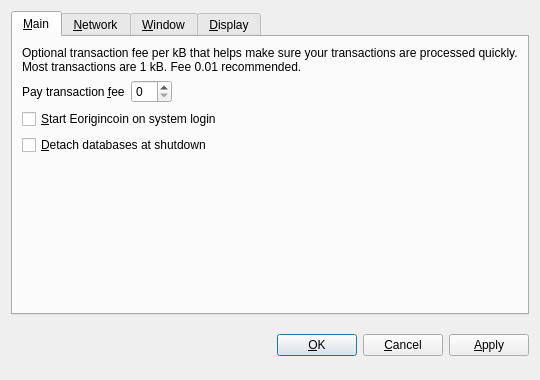
<?xml version="1.0" encoding="UTF-8"?>
<ui version="4.0">
 <class>OptionsDialog</class>
 <widget class="QDialog" name="OptionsDialog">
  <property name="geometry">
   <rect>
    <x>0</x>
    <y>0</y>
    <width>540</width>
    <height>380</height>
   </rect>
  </property>
  <property name="windowTitle">
   <string>Options</string>
  </property>
  <property name="modal">
   <bool>true</bool>
  </property>
  <layout class="QVBoxLayout" name="verticalLayout">
   <item>
    <widget class="QTabWidget" name="tabWidget">
     <property name="tabPosition">
      <enum>QTabWidget::North</enum>
     </property>
     <property name="currentIndex">
      <number>0</number>
     </property>
     <widget class="QWidget" name="tabMain">
      <attribute name="title">
       <string>&amp;Main</string>
      </attribute>
      <layout class="QVBoxLayout" name="verticalLayout_Main">
       <item>
        <widget class="QLabel" name="transactionFeeInfoLabel">
         <property name="text">
          <string>Optional transaction fee per kB that helps make sure your transactions are processed quickly. Most transactions are 1 kB. Fee 0.01 recommended.</string>
         </property>
         <property name="textFormat">
          <enum>Qt::PlainText</enum>
         </property>
         <property name="wordWrap">
          <bool>true</bool>
         </property>
        </widget>
       </item>
       <item>
        <layout class="QHBoxLayout" name="horizontalLayout_Main">
         <item>
          <widget class="QLabel" name="transactionFeeLabel">
           <property name="text">
            <string>Pay transaction &amp;fee</string>
           </property>
           <property name="textFormat">
            <enum>Qt::PlainText</enum>
           </property>
           <property name="buddy">
            <cstring>transactionFee</cstring>
           </property>
          </widget>
         </item>
         <item>
          <widget class="BitcoinAmountField" name="transactionFee"/>
         </item>
         <item>
          <spacer name="horizontalSpacer_Main">
           <property name="orientation">
            <enum>Qt::Horizontal</enum>
           </property>
           <property name="sizeHint" stdset="0">
            <size>
             <width>40</width>
             <height>20</height>
            </size>
           </property>
          </spacer>
         </item>
        </layout>
       </item>
       <item>
        <widget class="QCheckBox" name="bitcoinAtStartup">
         <property name="toolTip">
          <string>Automatically start Eorigincoin after logging in to the system.</string>
         </property>
         <property name="text">
          <string>&amp;Start Eorigincoin on system login</string>
         </property>
        </widget>
       </item>
       <item>
        <widget class="QCheckBox" name="detachDatabases">
         <property name="toolTip">
          <string>Detach block and address databases at shutdown. This means they can be moved to another data directory, but it slows down shutdown. The wallet is always detached.</string>
         </property>
         <property name="text">
          <string>&amp;Detach databases at shutdown</string>
         </property>
        </widget>
       </item>
       <item>
        <spacer name="verticalSpacer_Main">
         <property name="orientation">
          <enum>Qt::Vertical</enum>
         </property>
         <property name="sizeHint" stdset="0">
          <size>
           <width>20</width>
           <height>40</height>
          </size>
         </property>
        </spacer>
       </item>
      </layout>
     </widget>
     <widget class="QWidget" name="tabNetwork">
      <attribute name="title">
       <string>&amp;Network</string>
      </attribute>
      <layout class="QVBoxLayout" name="verticalLayout_Network">
       <item>
        <widget class="QCheckBox" name="mapPortUpnp">
         <property name="toolTip">
          <string>Automatically open the Eorigincoin client port on the router. This only works when your router supports UPnP and it is enabled.</string>
         </property>
         <property name="text">
          <string>Map port using &amp;UPnP</string>
         </property>
        </widget>
       </item>
       <item>
        <widget class="QCheckBox" name="connectSocks">
         <property name="toolTip">
          <string>Connect to the Eorigincoin network through a SOCKS proxy (e.g. when connecting through Tor).</string>
         </property>
         <property name="text">
          <string>&amp;Connect through SOCKS proxy:</string>
         </property>
        </widget>
       </item>
       <item>
        <layout class="QHBoxLayout" name="horizontalLayout_Network">
         <item>
          <widget class="QLabel" name="proxyIpLabel">
           <property name="text">
            <string>Proxy &amp;IP:</string>
           </property>
           <property name="textFormat">
            <enum>Qt::PlainText</enum>
           </property>
           <property name="buddy">
            <cstring>proxyIp</cstring>
           </property>
          </widget>
         </item>
         <item>
          <widget class="QValidatedLineEdit" name="proxyIp">
           <property name="maximumSize">
            <size>
             <width>140</width>
             <height>16777215</height>
            </size>
           </property>
           <property name="toolTip">
            <string>IP address of the proxy (e.g. 127.0.0.1)</string>
           </property>
          </widget>
         </item>
         <item>
          <widget class="QLabel" name="proxyPortLabel">
           <property name="text">
            <string>&amp;Port:</string>
           </property>
           <property name="textFormat">
            <enum>Qt::PlainText</enum>
           </property>
           <property name="buddy">
            <cstring>proxyPort</cstring>
           </property>
          </widget>
         </item>
         <item>
          <widget class="QLineEdit" name="proxyPort">
           <property name="maximumSize">
            <size>
             <width>55</width>
             <height>16777215</height>
            </size>
           </property>
           <property name="toolTip">
            <string>Port of the proxy (e.g. 9050)</string>
           </property>
          </widget>
         </item>
         <item>
          <widget class="QLabel" name="socksVersionLabel">
           <property name="text">
            <string>SOCKS &amp;Version:</string>
           </property>
           <property name="textFormat">
            <enum>Qt::PlainText</enum>
           </property>
           <property name="buddy">
            <cstring>socksVersion</cstring>
           </property>
          </widget>
         </item>
         <item>
          <widget class="QValueComboBox" name="socksVersion">
           <property name="toolTip">
            <string>SOCKS version of the proxy (e.g. 5)</string>
           </property>
          </widget>
         </item>
         <item>
          <spacer name="horizontalSpacer_Network">
           <property name="orientation">
            <enum>Qt::Horizontal</enum>
           </property>
           <property name="sizeHint" stdset="0">
            <size>
             <width>40</width>
             <height>20</height>
            </size>
           </property>
          </spacer>
         </item>
        </layout>
       </item>
       <item>
        <spacer name="verticalSpacer_Network">
         <property name="orientation">
          <enum>Qt::Vertical</enum>
         </property>
         <property name="sizeHint" stdset="0">
          <size>
           <width>20</width>
           <height>40</height>
          </size>
         </property>
        </spacer>
       </item>
      </layout>
     </widget>
     <widget class="QWidget" name="tabWindow">
      <attribute name="title">
       <string>&amp;Window</string>
      </attribute>
      <layout class="QVBoxLayout" name="verticalLayout_Window">
       <item>
        <widget class="QCheckBox" name="minimizeToTray">
         <property name="toolTip">
          <string>Show only a tray icon after minimizing the window.</string>
         </property>
         <property name="text">
          <string>&amp;Minimize to the tray instead of the taskbar</string>
         </property>
        </widget>
       </item>
       <item>
        <widget class="QCheckBox" name="minimizeOnClose">
         <property name="toolTip">
          <string>Minimize instead of exit the application when the window is closed. When this option is enabled, the application will be closed only after selecting Quit in the menu.</string>
         </property>
         <property name="text">
          <string>M&amp;inimize on close</string>
         </property>
        </widget>
       </item>
       <item>
        <spacer name="verticalSpacer_Window">
         <property name="orientation">
          <enum>Qt::Vertical</enum>
         </property>
         <property name="sizeHint" stdset="0">
          <size>
           <width>20</width>
           <height>40</height>
          </size>
         </property>
        </spacer>
       </item>
      </layout>
     </widget>
     <widget class="QWidget" name="tabDisplay">
      <attribute name="title">
       <string>&amp;Display</string>
      </attribute>
      <layout class="QVBoxLayout" name="verticalLayout_Display">
       <item>
        <layout class="QHBoxLayout" name="horizontalLayout_1_Display">
         <item>
          <widget class="QLabel" name="langLabel">
           <property name="text">
            <string>User Interface &amp;language:</string>
           </property>
           <property name="textFormat">
            <enum>Qt::PlainText</enum>
           </property>
           <property name="buddy">
            <cstring>lang</cstring>
           </property>
          </widget>
         </item>
         <item>
          <widget class="QValueComboBox" name="lang">
           <property name="toolTip">
            <string>The user interface language can be set here. This setting will take effect after restarting Eorigincoin.</string>
           </property>
          </widget>
         </item>
        </layout>
       </item>
       <item>
        <layout class="QHBoxLayout" name="horizontalLayout_2_Display">
         <item>
          <widget class="QLabel" name="unitLabel">
           <property name="text">
            <string>&amp;Unit to show amounts in:</string>
           </property>
           <property name="textFormat">
            <enum>Qt::PlainText</enum>
           </property>
           <property name="buddy">
            <cstring>unit</cstring>
           </property>
          </widget>
         </item>
         <item>
          <widget class="QValueComboBox" name="unit">
           <property name="toolTip">
            <string>Choose the default subdivision unit to show in the interface and when sending coins.</string>
           </property>
          </widget>
         </item>
        </layout>
       </item>
       <item>
        <widget class="QCheckBox" name="displayAddresses">
         <property name="toolTip">
          <string>Whether to show Eorigincoin addresses in the transaction list.</string>
         </property>
         <property name="text">
          <string>&amp;Display addresses in transaction list</string>
         </property>
        </widget>
       </item>
       <item>
        <widget class="QCheckBox" name="coinControlFeatures">
         <property name="toolTip">
          <string>Whether to show coin control features or not.</string>
         </property>
         <property name="text">
          <string>Display coin &amp;control features (experts only!)</string>
         </property>
        </widget>
       </item>
       <item>
        <spacer name="verticalSpacer_Display">
         <property name="orientation">
          <enum>Qt::Vertical</enum>
         </property>
         <property name="sizeHint" stdset="0">
          <size>
           <width>20</width>
           <height>40</height>
          </size>
         </property>
        </spacer>
       </item>
      </layout>
     </widget>
    </widget>
   </item>
   <item>
    <layout class="QHBoxLayout" name="horizontalLayout_Buttons">
     <item>
      <spacer name="horizontalSpacer_1">
       <property name="orientation">
        <enum>Qt::Horizontal</enum>
       </property>
       <property name="sizeHint" stdset="0">
        <size>
         <width>40</width>
         <height>48</height>
        </size>
       </property>
      </spacer>
     </item>
     <item>
      <widget class="QLabel" name="statusLabel">
       <property name="font">
        <font>
         <weight>75</weight>
         <bold>true</bold>
        </font>
       </property>
       <property name="text">
        <string/>
       </property>
       <property name="textFormat">
        <enum>Qt::PlainText</enum>
       </property>
       <property name="wordWrap">
        <bool>true</bool>
       </property>
      </widget>
     </item>
     <item>
      <spacer name="horizontalSpacer_2">
       <property name="orientation">
        <enum>Qt::Horizontal</enum>
       </property>
       <property name="sizeHint" stdset="0">
        <size>
         <width>40</width>
         <height>48</height>
        </size>
       </property>
      </spacer>
     </item>
     <item>
      <widget class="QPushButton" name="okButton">
       <property name="text">
        <string>&amp;OK</string>
       </property>
      </widget>
     </item>
     <item>
      <widget class="QPushButton" name="cancelButton">
       <property name="text">
        <string>&amp;Cancel</string>
       </property>
       <property name="autoDefault">
        <bool>false</bool>
       </property>
      </widget>
     </item>
     <item>
      <widget class="QPushButton" name="applyButton">
       <property name="text">
        <string>&amp;Apply</string>
       </property>
       <property name="autoDefault">
        <bool>false</bool>
       </property>
      </widget>
     </item>
    </layout>
   </item>
  </layout>
 </widget>
 <customwidgets>
  <customwidget>
   <class>BitcoinAmountField</class>
   <extends>QSpinBox</extends>
   <header>bitcoinamountfield.h</header>
  </customwidget>
  <customwidget>
   <class>QValueComboBox</class>
   <extends>QComboBox</extends>
   <header>qvaluecombobox.h</header>
  </customwidget>
  <customwidget>
   <class>QValidatedLineEdit</class>
   <extends>QLineEdit</extends>
   <header>qvalidatedlineedit.h</header>
  </customwidget>
 </customwidgets>
 <resources/>
 <connections/>
</ui>
